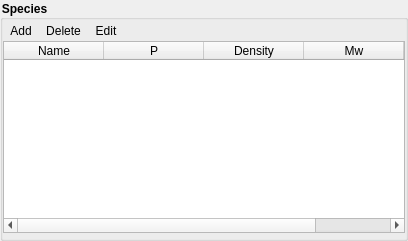
             <widget class="QGroupBox" name="groupbox_species">
              <property name="font">
               <font>
                <weight>75</weight>
                <bold>true</bold>
               </font>
              </property>
              <property name="styleSheet">
               <string notr="true">QGroupBox{font-weight: bold;}</string>
              </property>
              <property name="title">
               <string>Species</string>
              </property>
              <property name="flat">
               <bool>true</bool>
              </property>
              <layout class="QGridLayout" name="gridLayout_12">
               <property name="leftMargin">
                <number>0</number>
               </property>
               <property name="topMargin">
                <number>0</number>
               </property>
               <property name="rightMargin">
                <number>0</number>
               </property>
               <property name="bottomMargin">
                <number>5</number>
               </property>
               <property name="spacing">
                <number>0</number>
               </property>
               <item row="2" column="0">
                <widget class="QTableWidget" name="tablewidget_solids_species">
                 <property name="sizePolicy">
                  <sizepolicy hsizetype="Expanding" vsizetype="Preferred">
                   <horstretch>0</horstretch>
                   <verstretch>0</verstretch>
                  </sizepolicy>
                 </property>
                 <property name="minimumSize">
                  <size>
                   <width>0</width>
                   <height>60</height>
                  </size>
                 </property>
                 <property name="maximumSize">
                  <size>
                   <width>16777215</width>
                   <height>16777215</height>
                  </size>
                 </property>
                 <property name="font">
                  <font>
                   <weight>50</weight>
                   <bold>false</bold>
                  </font>
                 </property>
                 <property name="selectionMode">
                  <enum>QAbstractItemView::SingleSelection</enum>
                 </property>
                 <property name="selectionBehavior">
                  <enum>QAbstractItemView::SelectRows</enum>
                 </property>
                 <attribute name="horizontalHeaderCascadingSectionResizes">
                  <bool>true</bool>
                 </attribute>
                 <attribute name="horizontalHeaderMinimumSectionSize">
                  <number>20</number>
                 </attribute>
                 <attribute name="horizontalHeaderDefaultSectionSize">
                  <number>100</number>
                 </attribute>
                 <attribute name="horizontalHeaderHighlightSections">
                  <bool>false</bool>
                 </attribute>
                 <attribute name="horizontalHeaderStretchLastSection">
                  <bool>false</bool>
                 </attribute>
                 <attribute name="verticalHeaderVisible">
                  <bool>false</bool>
                 </attribute>
                 <attribute name="verticalHeaderHighlightSections">
                  <bool>false</bool>
                 </attribute>
                 <column>
                  <property name="text">
                   <string>Name</string>
                  </property>
                 </column>
                 <column>
                  <property name="text">
                   <string>P</string>
                  </property>
                  <property name="toolTip">
                   <string>Phase</string>
                  </property>
                 </column>
                 <column>
                  <property name="text">
                   <string>Density</string>
                  </property>
                 </column>
                 <column>
                  <property name="text">
                   <string>Mw</string>
                  </property>
                  <property name="toolTip">
                   <string>Molecular weight</string>
                  </property>
                 </column>
                 <column>
                  <property name="text">
                   <string>Hf/R</string>
                  </property>
                  <property name="toolTip">
                   <string>Heat of formation (normalized)</string>
                  </property>
                 </column>
                </widget>
               </item>
               <item row="1" column="0">
                <widget class="QWidget" name="frame_add_delete_copy_species" native="true">
                 <property name="sizePolicy">
                  <sizepolicy hsizetype="Preferred" vsizetype="Preferred">
                   <horstretch>0</horstretch>
                   <verstretch>0</verstretch>
                  </sizepolicy>
                 </property>
                 <property name="maximumSize">
                  <size>
                   <width>16777215</width>
                   <height>16777215</height>
                  </size>
                 </property>
                 <property name="font">
                  <font>
                   <weight>50</weight>
                   <bold>false</bold>
                  </font>
                 </property>
                 <layout class="QGridLayout" name="gridLayout_9">
                  <property name="leftMargin">
                   <number>0</number>
                  </property>
                  <property name="topMargin">
                   <number>0</number>
                  </property>
                  <property name="rightMargin">
                   <number>0</number>
                  </property>
                  <property name="bottomMargin">
                   <number>0</number>
                  </property>
                  <property name="spacing">
                   <number>0</number>
                  </property>
                  <item row="0" column="1">
                   <widget class="QToolButton" name="toolbutton_solids_species_delete">
                    <property name="font">
                     <font>
                      <weight>50</weight>
                      <bold>false</bold>
                     </font>
                    </property>
                    <property name="toolTip">
                     <string>Delete selected species</string>
                    </property>
                    <property name="text">
                     <string>Delete</string>
                    </property>
                    <property name="autoRaise">
                     <bool>true</bool>
                    </property>
                   </widget>
                  </item>
                  <item row="0" column="3">
                   <spacer name="horizontalSpacer_8">
                    <property name="orientation">
                     <enum>Qt::Horizontal</enum>
                    </property>
                    <property name="sizeHint" stdset="0">
                     <size>
                      <width>281</width>
                      <height>20</height>
                     </size>
                    </property>
                   </spacer>
                  </item>
                  <item row="0" column="2">
                   <widget class="QToolButton" name="toolbutton_solids_species_edit">
                    <property name="font">
                     <font>
                      <weight>50</weight>
                      <bold>false</bold>
                     </font>
                    </property>
                    <property name="toolTip">
                     <string>Edit selected species</string>
                    </property>
                    <property name="text">
                     <string>Edit</string>
                    </property>
                    <property name="autoRaise">
                     <bool>true</bool>
                    </property>
                   </widget>
                  </item>
                  <item row="0" column="0">
                   <widget class="QToolButton" name="toolbutton_solids_species_add">
                    <property name="font">
                     <font>
                      <weight>50</weight>
                      <bold>false</bold>
                     </font>
                    </property>
                    <property name="toolTip">
                     <string>Add species to solid phase</string>
                    </property>
                    <property name="text">
                     <string>Add</string>
                    </property>
                    <property name="autoRaise">
                     <bool>true</bool>
                    </property>
                   </widget>
                  </item>
                 </layout>
                </widget>
               </item>
              </layout>
             </widget>
